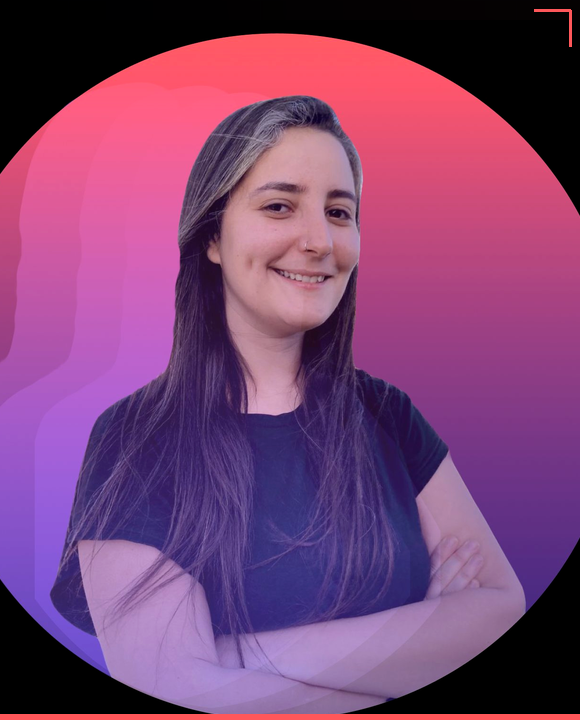
#> input picture assets/khadija.png, 580 x 720 px
$ python carousel_gen.py
#> lines starting #> are read from the running program, lines starting #| are printed output that depends on the picture
"""Carousel PDF generator matching Khadija's Apollo / GEO playbook style.

Style rules (copied from her playbooks):
- Light lavender gradient background (#F8F5FF → #E8E4FD) for cover/chapter slides
- White background for content slides, light accents
- Top-left nav: avatar circle + "Khadija Kamoun ✓" label
- Top-right GEO-like tag (bordered pill with brand letters)
- Monospace tag pills scattered with colored dots (e.g. • website.visit)
- Huge bold title with COLORED ACCENT WORDS (coral or violet, with underline)
- Photo floating on right, pointing at an illustration
- Content slides: numbered card layout with takeaway callouts (red-bordered)
- Bottom: Khadija avatar pill + "SWIPE <<<" pill + page number
"""
import re
from pathlib import Path
from PIL import Image, ImageDraw, ImageFont

# Brand palette (exact hex from mon-positionnement.md)
PRIMARY = (78, 51, 241)        # #4E33F1 violet
SECONDARY = (255, 87, 90)      # #FF575A coral
AUX1 = (146, 129, 253)         # #9281FD lavender
AUX2 = (248, 162, 182)         # #F8A2B6 pink
LIGHT = (255, 255, 255)
DARK = (14, 8, 32)             # #0E0820
SOFT_BG_TOP = (248, 245, 255)  # very light lavender
SOFT_BG_BOT = (224, 220, 251)  # soft lavender
INK = (36, 34, 66)             # dark navy-ish (body text)
MUTED = (110, 112, 150)        # muted text
BORDER = (200, 195, 240)       # border of cards

SLIDE_W, SLIDE_H = 1080, 1350

ASSETS_DIR = Path(__file__).parent / "assets"
PHOTO_PATH = ASSETS_DIR / "khadija.png"


# ---------- Font loader ----------
def _font(size: int, weight: str = "Regular", mono: bool = False) -> ImageFont.FreeTypeFont:
    mono_candidates = [
        "/usr/share/fonts/truetype/dejavu/DejaVuSansMono-Bold.ttf",
        "/usr/share/fonts/truetype/dejavu/DejaVuSansMono.ttf",
        "/System/Library/Fonts/Menlo.ttc",
        "/System/Library/Fonts/Monaco.ttf",
    ]
    bold_candidates = [
        "/usr/share/fonts/truetype/dejavu/DejaVuSans-Bold.ttf",
        "/System/Library/Fonts/Supplemental/Arial Bold.ttf",
        "/System/Library/Fonts/SFNSRounded.ttf",
    ]
    regular_candidates = [
        "/usr/share/fonts/truetype/dejavu/DejaVuSans.ttf",
        "/System/Library/Fonts/Supplemental/Arial.ttf",
    ]
    pool = mono_candidates if mono else (bold_candidates if weight in ("Bold", "Black") else regular_candidates)
    for c in pool:
        if Path(c).exists():
            try:
                return ImageFont.truetype(c, size)
            except Exception:
                pass
    return ImageFont.load_default()


# ---------- Helpers ----------
def _wrap(draw, text, font, max_w):
    words = text.split()
    lines = []
    cur = []
    for w in words:
        trial = " ".join(cur + [w])
        bb = draw.textbbox((0, 0), trial, font=font)
        if bb[2] - bb[0] <= max_w:
            cur.append(w)
        else:
            if cur:
                lines.append(" ".join(cur))
            cur = [w]
    if cur:
        lines.append(" ".join(cur))
    return lines


def _draw_rounded_pill(draw, xy, text, font, fg=PRIMARY, bg=(255, 255, 255), border=None, dot_color=None, padx=16, pady=8):
    x, y = xy
    bb = draw.textbbox((0, 0), text, font=font)
    tw, th = bb[2] - bb[0], bb[3] - bb[1]
    dot_w = 18 if dot_color else 0
    w = tw + 2 * padx + dot_w
    h = th + 2 * pady
    draw.rounded_rectangle([(x, y), (x + w, y + h)], radius=h // 2, fill=bg, outline=border, width=2 if border else 0)
    cx = x + padx
    if dot_color:
        dot_r = 5
        dy = (h // 2) - dot_r
        draw.ellipse([(cx, y + dy), (cx + 2 * dot_r, y + dy + 2 * dot_r)], fill=dot_color)
        cx += dot_w
    draw.text((cx, y + pady - bb[1]), text, font=font, fill=fg)
    return (w, h)


def _gradient(size, top, bottom):
    img = Image.new("RGB", size, top)
    d = ImageDraw.Draw(img)
    for y in range(size[1]):
        t = y / max(size[1] - 1, 1)
        r = int(top[0] + (bottom[0] - top[0]) * t)
        g = int(top[1] + (bottom[1] - top[1]) * t)
        b = int(top[2] + (bottom[2] - top[2]) * t)
        d.line([(0, y), (size[0], y)], fill=(r, g, b))
    return img


def _top_nav(draw, img, title_text="Khadija Kamoun"):
    """Draw the top nav bar: KK avatar circle + name + verified check."""
    # Avatar circle with KK
    draw.ellipse([(50, 50), (110, 110)], fill=PRIMARY)
    f_avatar = _font(24, "Bold")
    bb = draw.textbbox((0, 0), "KK", font=f_avatar)
    draw.text((80 - (bb[2] - bb[0]) // 2, 80 - (bb[3] - bb[1]) // 2 - 2), "KK", font=f_avatar, fill=LIGHT)
    # Name
    f_name = _font(22, "Bold")
    draw.text((130, 68), title_text, font=f_name, fill=INK)
    # Verified checkmark (small violet)
    cx = 130 + draw.textbbox((0, 0), title_text, font=f_name)[2] + 10
    draw.ellipse([(cx, 72), (cx + 20, 92)], fill=PRIMARY)
    f_check = _font(14, "Bold")
    draw.text((cx + 5, 74), "✓", font=f_check, fill=LIGHT)


def _bottom_bar(draw, img, page_num, total=10):
    """Draw bottom: Khadija avatar pill + SWIPE indicator + page num."""
    # Left: Khadija pill
    # Avatar circle (pink-ish)
    draw.ellipse([(50, SLIDE_H - 90), (130, SLIDE_H - 10)], fill=AUX2)
    # Name stacked
    f = _font(22, "Bold")
    draw.text((145, SLIDE_H - 85), "Khadija", font=f, fill=PRIMARY)
    draw.text((145, SLIDE_H - 55), "kamoun", font=f, fill=INK)

    # Center: SWIPE pill (rounded border, coral dots/text)
    swipe_font = _font(20, "Bold")
    swipe_text = "SWIPE <<<"
    bb = draw.textbbox((0, 0), swipe_text, font=swipe_font)
    sw_w = bb[2] - bb[0] + 50
    sw_h = 44
    sw_x = (SLIDE_W - sw_w) // 2
    sw_y = SLIDE_H - 70
    draw.rounded_rectangle([(sw_x, sw_y), (sw_x + sw_w, sw_y + sw_h)], radius=22, outline=SECONDARY, width=2)
    draw.text((sw_x + 25, sw_y + 10), swipe_text, font=swipe_font, fill=SECONDARY)

    # Right: page number
    pf = _font(20, "Regular")
    page_text = f"{page_num}"
    bb = draw.textbbox((0, 0), page_text, font=pf)
    draw.text((SLIDE_W - 60 - (bb[2] - bb[0]), SLIDE_H - 55), page_text, font=pf, fill=MUTED)


def _draw_inline_colored(draw, xy, segments, font, line_spacing=8):
    """Draw a sequence of (text, color) segments inline, wrapping as needed.
    segments: [("normal ", INK), ("ACCENT", SECONDARY), (" word", INK)]
    Returns final y after drawing.
    """
    x, y = xy
    start_x = x
    # Simple approach: render word by word
    bb_h = draw.textbbox((0, 0), "Ag", font=font)
    line_h = (bb_h[3] - bb_h[1]) + line_spacing
    max_x = SLIDE_W - 60

    for text, color in segments:
        words = re.split(r"(\s+)", text)
        for w in words:
            if not w:
                continue
            bb = draw.textbbox((0, 0), w, font=font)
            ww = bb[2] - bb[0]
            if x + ww > max_x and w.strip():
                x = start_x
                y += line_h
            draw.text((x, y), w, font=font, fill=color)
            x += ww
    return y + line_h


# ---------- Cover slide ----------
def render_cover(title: str, subtitle: str, vol_tag: str = "PLAYBOOK · DU JOUR") -> Image.Image:
    img = _gradient((SLIDE_W, SLIDE_H), SOFT_BG_TOP, SOFT_BG_BOT)
    draw = ImageDraw.Draw(img)

    _top_nav(draw, img)

    # Top-right brand tag (bordered pill with letters like GEO)
    brand_font = _font(20, "Bold", mono=True)
    tag_w, _ = _draw_rounded_pill(draw, (SLIDE_W - 120, 60), "VEILLE", brand_font, fg=PRIMARY, bg=LIGHT, border=PRIMARY, padx=12, pady=6)

    # Section pill (PLAYBOOK · DU JOUR) with dot
    tag_font = _font(18, "Bold", mono=True)
    _draw_rounded_pill(draw, (60, 180), vol_tag, tag_font, fg=PRIMARY, bg=LIGHT, dot_color=SECONDARY, padx=14, pady=8)

    # Title — split on keywords for coloring
    title_font = _font(88, "Bold")
    # Simple heuristic: color first and last significant words with accents
    words = title.split()
    segments = []
    for i, w in enumerate(words):
        color = INK
        if i == 1 or i == len(words) - 1:
            color = SECONDARY if i % 2 == 1 else PRIMARY
        segments.append((w + (" " if i < len(words) - 1 else "."), color))
    _draw_inline_colored(draw, (60, 280), segments, title_font, line_spacing=4)

    # Subtitle
    sub_font = _font(30, "Regular")
    sub_lines = _wrap(draw, subtitle, sub_font, SLIDE_W - 580)
    y_sub = 580
    for line in sub_lines:
        draw.text((60, y_sub), line, font=sub_font, fill=MUTED)
        y_sub += 42

    # Photo right-side, with circle background (dotted circle behind like playbooks)
    if PHOTO_PATH.exists():
        photo = Image.open(PHOTO_PATH).convert("RGBA")
        ratio = 420 / photo.width
        new_size = (420, int(photo.height * ratio))
        photo = photo.resize(new_size, Image.LANCZOS)
        pos = (SLIDE_W - new_size[0] - 30, 230)
        # Dotted concentric circles behind photo
        cx, cy = pos[0] + new_size[0] // 2, pos[1] + new_size[1] // 2
        for r in [280, 230, 180]:
            bb = [(cx - r, cy - r), (cx + r, cy + r)]
            # approximate dotted by drawing arc sections
            for a in range(0, 360, 18):
                draw.arc(bb, start=a, end=a + 8, fill=AUX1, width=2)
        img.paste(photo, pos, photo if photo.mode == "RGBA" else None)

    # Floating monospace tag pills around photo (like website.visit, signal.detected, etc.)
    tag_pills = [
        ("• prompt.write()", PRIMARY, 690, 240),
        ("• viral.hook", SECONDARY, 80, 830),
        ("• post.engage", PRIMARY, 740, 640),
        ("• growth.compound", SECONDARY, 720, 920),
    ]
    pill_font = _font(16, "Bold", mono=True)
    for txt, col, x, y in tag_pills:
        _draw_rounded_pill(draw, (x, y), txt, pill_font, fg=col, bg=LIGHT, border=col, padx=12, pady=6)

    # Stats row (like >20%, <5m, 1h from Apollo)
    stats = [("fresh", "TOPIC"), ("10", "SLIDES"), ("1", "THUMBNAIL")]
    sx = 60
    sy = 1020
    for big, label in stats:
        box_w, box_h = 180, 90
        draw.rounded_rectangle([(sx, sy), (sx + box_w, sy + box_h)], radius=12, outline=PRIMARY, width=2)
        # Left accent line
        draw.rectangle([(sx, sy + 15), (sx + 4, sy + box_h - 15)], fill=SECONDARY)
        big_f = _font(34, "Bold")
        lbl_f = _font(14, "Bold", mono=True)
        draw.text((sx + 18, sy + 12), big, font=big_f, fill=INK)
        draw.text((sx + 18, sy + 58), label, font=lbl_f, fill=MUTED)
        sx += box_w + 20

    _bottom_bar(draw, img, page_num=1)
    return img


# ---------- Content slide (numbered card style) ----------
def render_content_slide(slide_num: int, headline: str, body: str, part_label: str = "Part 1 · Le sujet") -> Image.Image:
    img = Image.new("RGB", (SLIDE_W, SLIDE_H), LIGHT)
    draw = ImageDraw.Draw(img)
    # Very subtle gradient band at top
    band = _gradient((SLIDE_W, 180), SOFT_BG_TOP, LIGHT)
    img.paste(band, (0, 0))

    _top_nav(draw, img)

    # Part label mid-top center (coral mono)
    part_font = _font(18, "Bold", mono=True)
    bb = draw.textbbox((0, 0), part_label, font=part_font)
    draw.text(((SLIDE_W - (bb[2] - bb[0])) // 2, 74), part_label, font=part_font, fill=SECONDARY)

    # Big numbered badge on left
    num_box = 140
    nx, ny = 60, 220
    draw.rounded_rectangle([(nx, ny), (nx + num_box, ny + num_box)], radius=20, fill=PRIMARY)
    num_f = _font(72, "Bold")
    nt = f"{slide_num:02d}"
    bb = draw.textbbox((0, 0), nt, font=num_f)
    draw.text((nx + (num_box - (bb[2] - bb[0])) // 2, ny + (num_box - (bb[3] - bb[1])) // 2 - 4), nt, font=num_f, fill=LIGHT)

    # Headline right of number
    head_font = _font(72, "Bold")
    head_x = nx + num_box + 40
    head_lines = _wrap(draw, headline, head_font, SLIDE_W - head_x - 60)
    y = ny + 8
    for line in head_lines:
        draw.text((head_x, y), line, font=head_font, fill=INK)
        y += 84

    # Divider
    draw.rectangle([(60, ny + num_box + 60), (200, ny + num_box + 66)], fill=SECONDARY)

    # Body with colored accent on strong words (heuristic: detect quotes or numbers)
    body_font = _font(36, "Regular")
    body_start_y = ny + num_box + 100
    segments = []
    # Split body by words, accent any word that contains a digit or is ALL CAPS
    for i, w in enumerate(body.split()):
        col = SECONDARY if (any(c.isdigit() for c in w) or (w.isupper() and len(w) > 2)) else INK
        segments.append((w + " ", col))
    _draw_inline_colored(draw, (60, body_start_y), segments, body_font, line_spacing=10)

    # Takeaway callout at bottom
    cb_y = SLIDE_H - 280
    cb_h = 130
    draw.rounded_rectangle([(60, cb_y), (SLIDE_W - 60, cb_y + cb_h)], radius=12, fill=(255, 245, 245))
    # Left coral accent bar
    draw.rectangle([(60, cb_y), (68, cb_y + cb_h)], fill=SECONDARY)
    # TAKEAWAY tag
    tk_f = _font(18, "Bold", mono=True)
    draw.text((90, cb_y + 20), "TAKEAWAY", font=tk_f, fill=SECONDARY)
    # Generate a 1-line synthesis from headline
    tk_body = _font(22, "Regular")
    tk_text = f"{headline.split('.')[0][:90]}."
    draw.text((90, cb_y + 55), tk_text, font=tk_body, fill=INK)

    _bottom_bar(draw, img, page_num=slide_num)
    return img


# ---------- Part divider slide ----------
def render_part_slide(part_num: str, title: str) -> Image.Image:
    img = _gradient((SLIDE_W, SLIDE_H), PRIMARY, (34, 22, 140))
    draw = ImageDraw.Draw(img)
    _top_nav(draw, img, title_text="Khadija Kamoun")

    # PART · 0X in orange/yellow mono
    pf = _font(22, "Bold", mono=True)
    draw.text((SLIDE_W // 2 - 80, 500), f"PART · {part_num}", font=pf, fill=AUX2)
    # Huge coral title
    tf = _font(160, "Bold")
    bb = draw.textbbox((0, 0), title, font=tf)
    draw.text(((SLIDE_W - (bb[2] - bb[0])) // 2, 570), title, font=tf, fill=SECONDARY)
    # Subtitle (page range)
    sf = _font(22, "Regular")
    sub = f"— vol. du jour —"
    bb = draw.textbbox((0, 0), sub, font=sf)
    draw.text(((SLIDE_W - (bb[2] - bb[0])) // 2, 780), sub, font=sf, fill=AUX1)

    _bottom_bar(draw, img, page_num=0)
    return img


# ---------- Takeaway slide ----------
def render_takeaway_slide(lines: list[str], page_num: int = 9) -> Image.Image:
    img = _gradient((SLIDE_W, SLIDE_H), SOFT_BG_TOP, SOFT_BG_BOT)
    draw = ImageDraw.Draw(img)
    _top_nav(draw, img)

    # Title "3 things to remember."
    title_font = _font(84, "Bold")
    title = "3 choses à retenir."
    segments = [("3 choses à ", INK), ("retenir.", SECONDARY)]
    _draw_inline_colored(draw, (60, 200), segments, title_font)

    # 3 numbered cards stacked
    y = 420
    for i, line in enumerate(lines[:3], start=1):
        card_h = 160
        draw.rounded_rectangle([(60, y), (SLIDE_W - 60, y + card_h)], radius=16, fill=LIGHT, outline=BORDER, width=2)
        num_f = _font(64, "Bold")
        draw.text((90, y + 40), f"0{i}", font=num_f, fill=SECONDARY)
        line_f = _font(32, "Bold")
        line_lines = _wrap(draw, line, line_f, SLIDE_W - 280)
        ly = y + 40
        for l in line_lines[:2]:
            draw.text((210, ly), l, font=line_f, fill=INK)
            ly += 42
        y += card_h + 20

    _bottom_bar(draw, img, page_num=page_num)
    return img


# ---------- CTA slide ----------
def render_cta_slide(cta: str, page_num: int = 10) -> Image.Image:
    img = _gradient((SLIDE_W, SLIDE_H), PRIMARY, (24, 15, 100))
    draw = ImageDraw.Draw(img)
    _top_nav(draw, img, title_text="Khadija Kamoun")

    # Big title
    tag_f = _font(24, "Bold", mono=True)
    _draw_rounded_pill(draw, (60, 200), "GROW FASTER · CLOSE SMARTER", tag_f, fg=LIGHT, bg=(255, 255, 255, 30), border=AUX2, padx=14, pady=8)

    title_font = _font(96, "Bold")
    segments = []
    for i, w in enumerate(cta.split()):
        col = AUX2 if i % 2 == 1 else LIGHT
        segments.append((w + " ", col))
    _draw_inline_colored(draw, (60, 320), segments, title_font)

    # Three CTA pills
    pill_font = _font(22, "Bold")
    ctas = [("♡  Like if this helped", SECONDARY), ("+  Follow for more", LIGHT), ("◉  Save to come back", LIGHT)]
    y = 820
    for text, col in ctas:
        _draw_rounded_pill(draw, (60, y), text, pill_font, fg=LIGHT, bg=col if col == SECONDARY else (255, 255, 255, 40), border=LIGHT if col != SECONDARY else SECONDARY, padx=20, pady=12)
        y += 80

    # Photo bottom-right (smaller, for CTA personality)
    if PHOTO_PATH.exists():
        photo = Image.open(PHOTO_PATH).convert("RGBA")
        ratio = 360 / photo.width
        new_size = (360, int(photo.height * ratio))
        photo = photo.resize(new_size, Image.LANCZOS)
        pos = (SLIDE_W - new_size[0] - 20, SLIDE_H - new_size[1] - 80)
        img.paste(photo, pos, photo if photo.mode == "RGBA" else None)

    _bottom_bar(draw, img, page_num=page_num)
    return img


# ---------- Parser ----------
def parse_carousel(text: str) -> list[dict]:
    slides = []
    raw = re.split(r"\n\s*Slide\s+(\d+)\s*[—\-:]\s*", "\n" + text)
    i = 1
    while i < len(raw):
        num = int(raw[i])
        body = raw[i + 1].strip() if i + 1 < len(raw) else ""
        slides.append({"num": num, "body": body})
        i += 2
    return slides


def render_slides_from_text(carousel_text: str, cover_title: str) -> list[Image.Image]:
    slides_raw = parse_carousel(carousel_text)
    imgs = []
    for s in slides_raw:
        num = s["num"]
        body = s["body"]
        if num == 1:
            title_m = re.search(r"Titre\s*:\s*(.+)", body)
            sub_m = re.search(r"Sous-?titre\s*:\s*(.+)", body)
            title = (title_m.group(1) if title_m else cover_title).strip()
            subtitle = (sub_m.group(1) if sub_m else "").strip()
            imgs.append(render_cover(title, subtitle))
        elif num == 9:
            lines = [l.strip(" -•*\t") for l in body.split("\n") if l.strip()]
            imgs.append(render_takeaway_slide(lines, page_num=num))
        elif num == 10:
            cta_text = body.split("\n")[0] if body else "Follow pour plus"
            imgs.append(render_cta_slide(cta_text, page_num=num))
        else:
            parts = body.split("\n", 1)
            headline = parts[0].strip().lstrip("[").rstrip("]")
            body_text = parts[1].strip() if len(parts) > 1 else ""
            imgs.append(render_content_slide(num, headline, body_text))
    while len(imgs) < 10:
        imgs.append(render_content_slide(len(imgs) + 1, "…", ""))
    return imgs[:10]


def build_pdf(carousel_text: str, cover_title: str, output_path: str) -> str:
    imgs = render_slides_from_text(carousel_text, cover_title)
#> in _gradient, `img = Image.new("RGB", size, top)`:
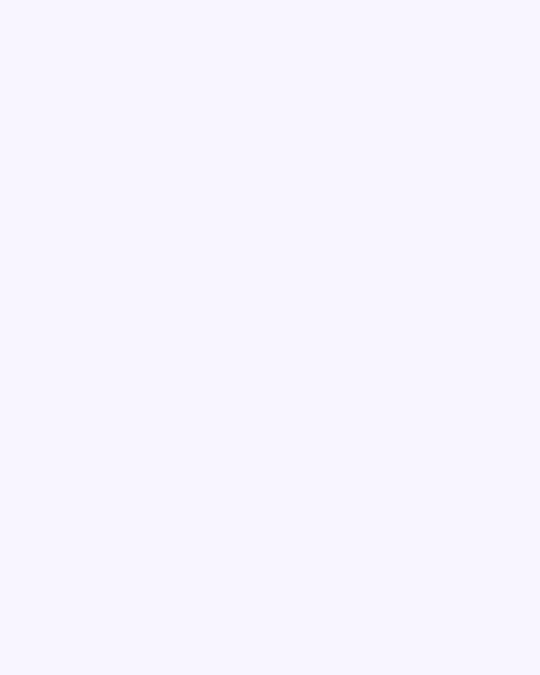
#> img: PIL image 1080x1350 RGB (shown at 1/2 size); mean R, G, B 248, 245, 255
#> in render_cover, `img = _gradient((SLIDE_W, SLIDE_H), SOFT_BG_TOP, SOFT_BG_BOT)`:
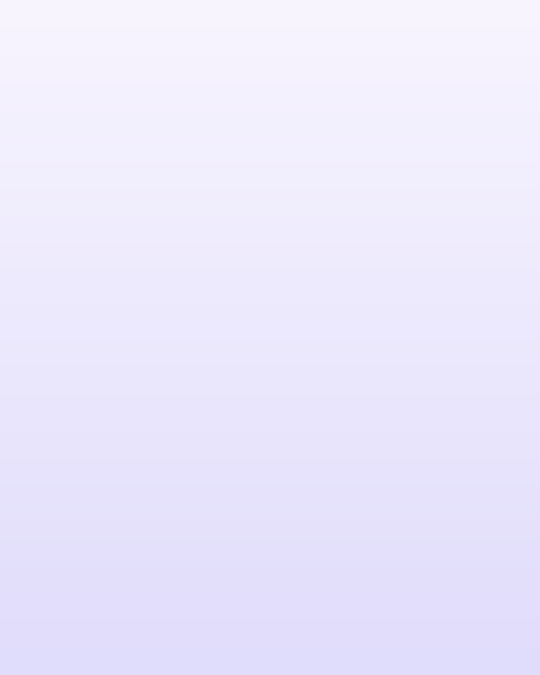
#> img: PIL image 1080x1350 RGB (shown at 1/2 size); mean R, G, B 235.5, 232, 252.5
#> in render_cover, `tag_w, _ = _draw_rounded_pill(draw, (SLIDE_W - 120, 60), "VEILLE", bra..`: tag_w = 96
#> in render_cover, `sub_lines = _wrap(draw, subtitle, sub_font, SLIDE_W - 580)`: sub_lines = ["Les outils que j'utilise chaque", 'lundi pour doubler mon pipeline']
#> the loop in render_cover, `for line in sub_lines:` made 2 passes
#> (line, y_sub) on passes 1 to 2: ("Les outils que j'utilise chaque", 622), ('lundi pour doubler mon pipeline', 664)
#> after the loop in render_cover, `for line in sub_lines:`: y_sub = 664
#> in render_cover, `img.paste(photo, pos, photo if photo.mode == "RGBA" else None)`:
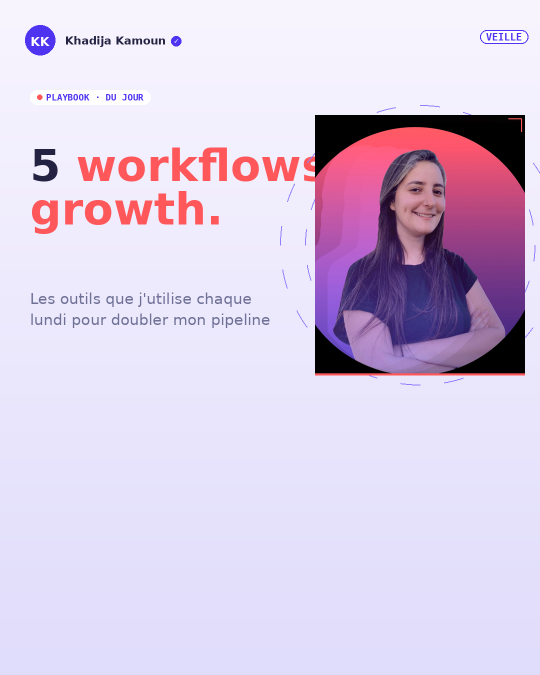
#> img: PIL image 1080x1350 RGB (shown at 1/2 size); mean R, G, B 217.1, 202.6, 228
#> after the loop in render_cover, `for big, label in stats:`: sx = 660
    rgb_imgs = [im.convert("RGB") for im in imgs]
    rgb_imgs[0].save(output_path, save_all=True, append_images=rgb_imgs[1:], format="PDF", resolution=150.0)
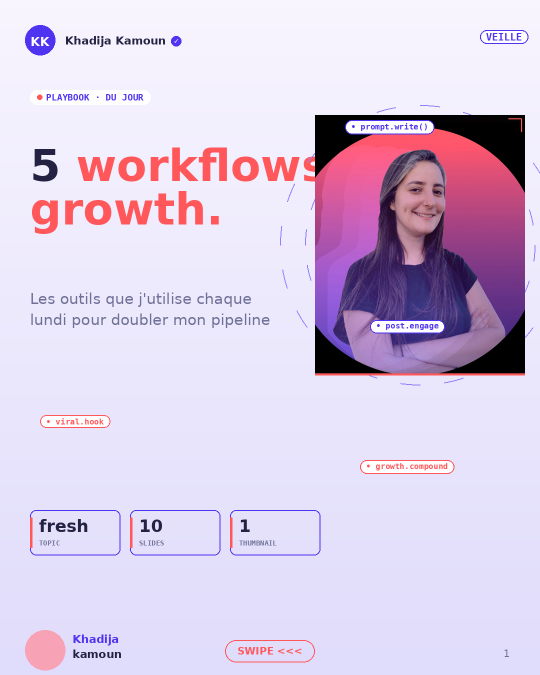
#> saved as test_carousel.pdf: PIL image 1080x1350 RGB (shown at 1/2 size); mean R, G, B 217.4, 202.2, 227.9
    return output_path


if __name__ == "__main__":
    sample = """Slide 1 — COVER
Titre : 5 workflows AI growth
Sous-titre : Les outils que j'utilise chaque lundi pour doubler mon pipeline

Slide 2 — Pipeline velocity beats vanity
C'est la métrique qui compte. Si elle stagne, tout le reste est bruit.
Suis-la chaque lundi matin.

Slide 3 — Signals over volume
Arrête de spammer. Commence à filtrer.
Les intent signals battent le volume à 10× la conversion.

Slide 4 — AI augmente, ne remplace pas
Research, CRM, prep : automatise.
Conversations : toujours humain.

Slide 5 — Deal cycles +40%
Les deals prennent 40 pourcent plus de temps qu'en 2023.
Stop pushing. Start nurturing.

Slide 6 — AEO > SEO en 2026
Google en zero-click 60%. Les LLMs sont la nouvelle SERP.
Optimise pour être cité.

Slide 7 — LinkedIn +5× Google Ads
Les budgets LinkedIn grandissent 5 fois plus vite.
Les conversations B2B migrent.

Slide 8 — Nurture > Push
Les teams qui gagnent ne forcent pas.
Elles jouent le jeu à 6 mois.

Slide 9 — TAKEAWAY
Pipeline velocity bat les vanity metrics.
Signals bat volume, toujours.
AI augmente, ne remplace jamais.

Slide 10 — CTA
Follow pour plus de playbooks growth"""
    build_pdf(sample, "5 workflows AI growth", "/tmp/test_carousel.pdf")
    print("OK /tmp/test_carousel.pdf")
